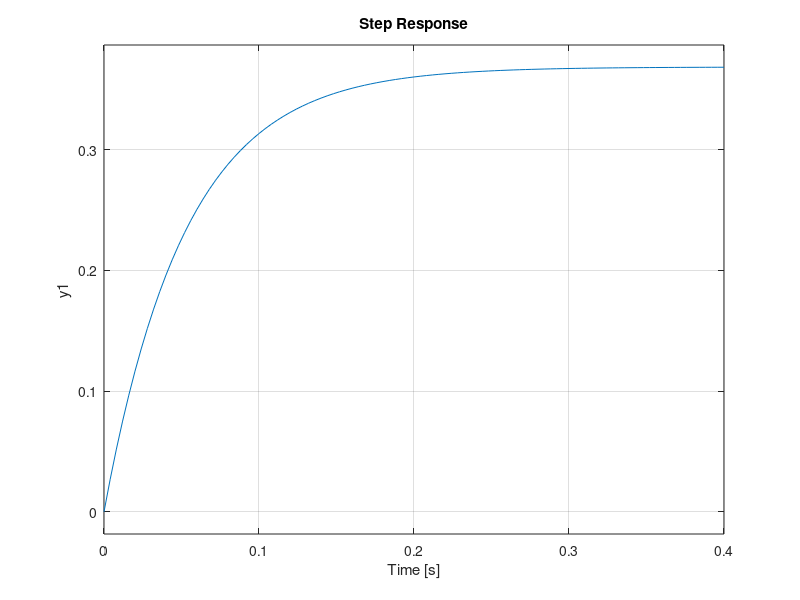
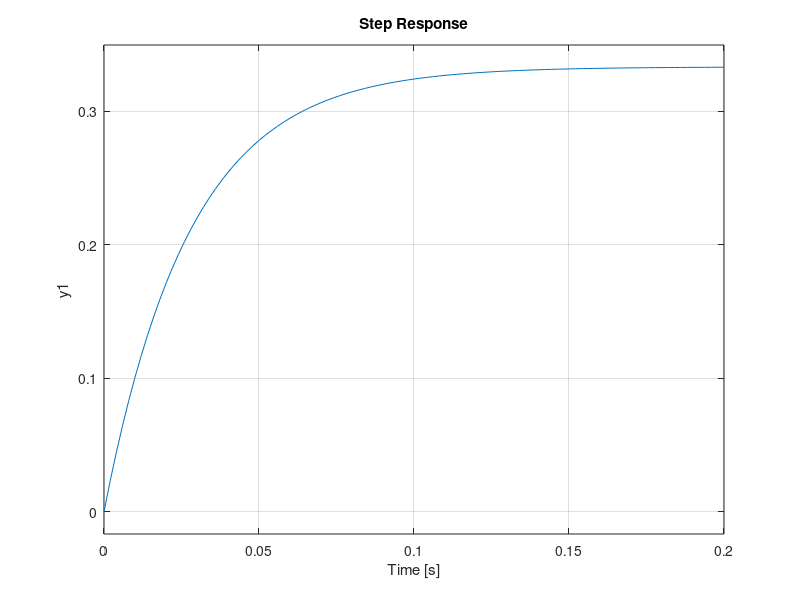

Write MATLAB code to recreate these figures, in order.
%
% Aramis Kelkelyan
% MAE 476: Midterm
% Problem 2
% Date: 11/8/2022
%-----------------------------------------
clear;clc;

% part f)
kp = 7;
sys = tf([kp],[1 5+kp]);
clp = feedback(sys,1);
figure(1);
step(clp);

% part g)
kI = 0; kp2 = 7;
sys = tf(12, [1 12]);
clp = feedback(sys,2);
figure(2);
step(clp);
